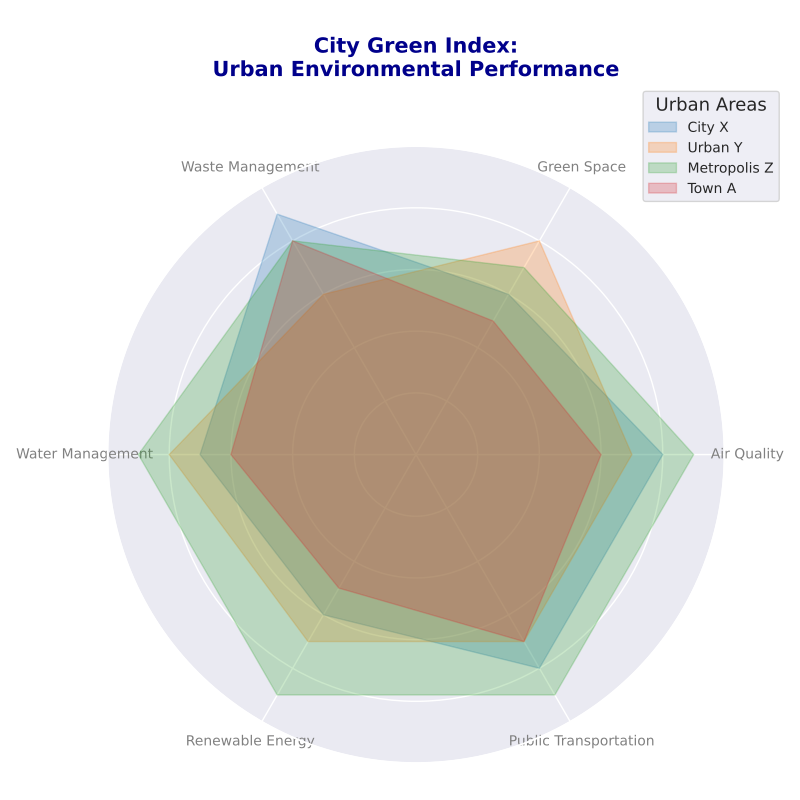

Write the Python code that produced this figure.
import matplotlib.pyplot as plt
import numpy as np

def create_radar_chart(categories, data, title, colors):
    num_vars = len(categories)
    angles = np.linspace(0, 2 * np.pi, num_vars, endpoint=False).tolist()
    angles += angles[:1]
    
    fig, ax = plt.subplots(figsize=(8, 8), subplot_kw=dict(polar=True))
    
    city_labels = ['City X', 'Urban Y', 'Metropolis Z', 'Town A']
    
    for city_data, color, city_label in zip(data, colors, city_labels):
        values = city_data + city_data[:1]        
        ax.fill(angles, values, color=color, alpha=0.25, label=city_label)

    ax.set_xticks(angles[:-1])
    ax.set_xticklabels(categories, fontsize=10, color='gray')

    plt.title(title, size=15, color='darkblue', y=1.1, weight='bold', multialignment='center')
    plt.legend(loc='upper right', bbox_to_anchor=(1.1, 1.1), fontsize=10, title='Urban Areas', title_fontsize='13')
    ax.set_ylim(0, 10)
    ax.set_yticklabels([])
    plt.tight_layout()
    plt.show()

categories = ['Air Quality', 'Green Space', 'Waste Management', 
              'Water Management', 'Renewable Energy', 'Public Transportation']

data = [
    [8, 6, 9, 7, 6, 8],
    [7, 8, 6, 8, 7, 7],
    [9, 7, 8, 9, 9, 9],
    [6, 5, 8, 6, 5, 7]
]

colors = ['#1f77b4', '#ff7f0e', '#2ca02c', '#d62728']

create_radar_chart(categories, data, 
                   'City Green Index:\nUrban Environmental Performance', 
                   colors)
